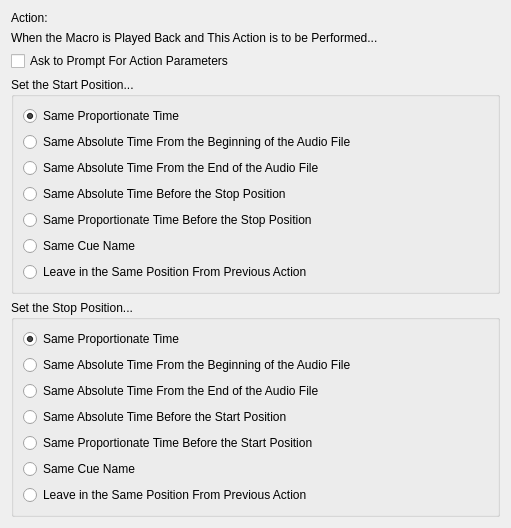
<ui version="4.0" >
 <class>MacroActionParamsDialogContent</class>
 <widget class="QWidget" name="MacroActionParamsDialogContent" >
  <property name="geometry" >
   <rect>
    <x>0</x>
    <y>0</y>
    <width>511</width>
    <height>520</height>
   </rect>
  </property>
  <property name="windowTitle" >
   <string>Form</string>
  </property>
  <layout class="QVBoxLayout" >
   <item>
    <layout class="QHBoxLayout" >
     <property name="spacing" >
      <number>6</number>
     </property>
     <item>
      <widget class="QLabel" name="label_2" >
       <property name="text" >
        <string>Action:</string>
       </property>
      </widget>
     </item>
     <item>
      <widget class="QLabel" name="actionNameLabel" >
       <property name="sizePolicy" >
        <sizepolicy vsizetype="Preferred" hsizetype="Expanding" >
         <horstretch>0</horstretch>
         <verstretch>0</verstretch>
        </sizepolicy>
       </property>
       <property name="text" >
        <string/>
       </property>
      </widget>
     </item>
    </layout>
   </item>
   <item>
    <widget class="QLabel" name="label" >
     <property name="text" >
      <string>When the Macro is Played Back and This Action is to be Performed...</string>
     </property>
    </widget>
   </item>
   <item>
    <widget class="QCheckBox" name="askToPromptForActionParametersAtPlaybackCheckBox" >
     <property name="text" >
      <string>Ask to Prompt For Action Parameters</string>
     </property>
    </widget>
   </item>
   <item>
    <widget class="QGroupBox" name="startPosPositioningGroupBox" >
     <property name="title" >
      <string>Set the Start Position...</string>
     </property>
     <layout class="QVBoxLayout" >
      <item>
       <widget class="QRadioButton" name="startPosRadioButton4" >
        <property name="text" >
         <string>Same Proportionate Time</string>
        </property>
        <property name="checked" >
         <bool>true</bool>
        </property>
       </widget>
      </item>
      <item>
       <widget class="QRadioButton" name="startPosRadioButton2" >
        <property name="text" >
         <string>Same Absolute Time From the Beginning of the Audio File</string>
        </property>
       </widget>
      </item>
      <item>
       <widget class="QRadioButton" name="startPosRadioButton3" >
        <property name="text" >
         <string>Same Absolute Time From the End of the Audio File</string>
        </property>
       </widget>
      </item>
      <item>
       <widget class="QRadioButton" name="startPosRadioButton5" >
        <property name="text" >
         <string>Same Absolute Time Before the Stop Position</string>
        </property>
       </widget>
      </item>
      <item>
       <widget class="QRadioButton" name="startPosRadioButton6" >
        <property name="text" >
         <string>Same Proportionate Time Before the Stop Position</string>
        </property>
       </widget>
      </item>
      <item>
       <widget class="QRadioButton" name="startPosRadioButton9" >
        <property name="text" >
         <string>Same Cue Name</string>
        </property>
       </widget>
      </item>
      <item>
       <widget class="QRadioButton" name="startPosRadioButton1" >
        <property name="text" >
         <string>Leave in the Same Position From Previous Action</string>
        </property>
       </widget>
      </item>
     </layout>
    </widget>
   </item>
   <item>
    <widget class="QGroupBox" name="stopPosPositioningGroupBox" >
     <property name="title" >
      <string>Set the Stop Position...</string>
     </property>
     <layout class="QVBoxLayout" >
      <item>
       <widget class="QRadioButton" name="stopPosRadioButton4" >
        <property name="text" >
         <string>Same Proportionate Time</string>
        </property>
        <property name="checked" >
         <bool>true</bool>
        </property>
       </widget>
      </item>
      <item>
       <widget class="QRadioButton" name="stopPosRadioButton2" >
        <property name="text" >
         <string>Same Absolute Time From the Beginning of the Audio File</string>
        </property>
       </widget>
      </item>
      <item>
       <widget class="QRadioButton" name="stopPosRadioButton3" >
        <property name="text" >
         <string>Same Absolute Time From the End of the Audio File</string>
        </property>
       </widget>
      </item>
      <item>
       <widget class="QRadioButton" name="stopPosRadioButton7" >
        <property name="text" >
         <string>Same Absolute Time Before the Start Position</string>
        </property>
       </widget>
      </item>
      <item>
       <widget class="QRadioButton" name="stopPosRadioButton8" >
        <property name="text" >
         <string>Same Proportionate Time Before the Start Position</string>
        </property>
       </widget>
      </item>
      <item>
       <widget class="QRadioButton" name="stopPosRadioButton9" >
        <property name="text" >
         <string>Same Cue Name</string>
        </property>
       </widget>
      </item>
      <item>
       <widget class="QRadioButton" name="stopPosRadioButton1" >
        <property name="text" >
         <string>Leave in the Same Position From Previous Action</string>
        </property>
       </widget>
      </item>
     </layout>
    </widget>
   </item>
  </layout>
 </widget>
 <resources/>
 <connections/>
</ui>
